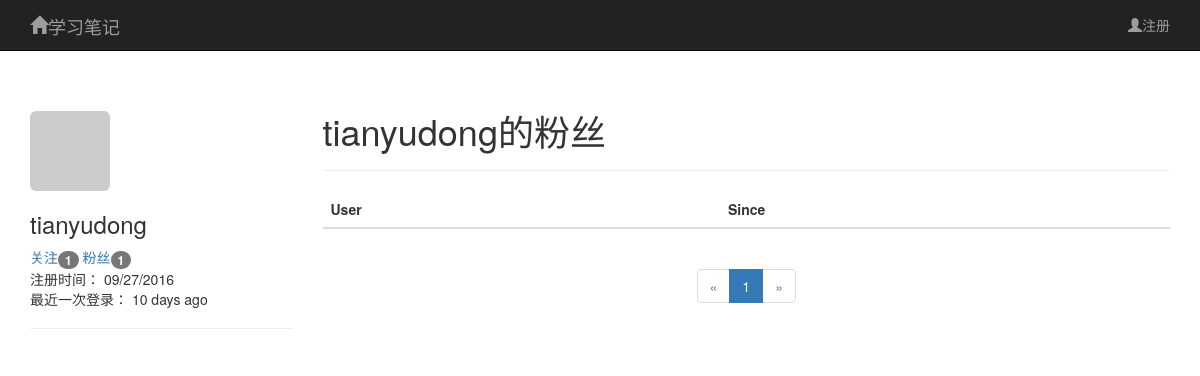
Page /followers/tianyudong/ on the committed database.
### app/models.py (models this page shows, shortened)
class User(UserMixin,db.Model):
    __tablename__='users'
    id=db.Column(db.Integer,primary_key=True)
    email=db.Column(db.String(64),unique=True,index=True)
    username=db.Column(db.String(64),unique=True,index=True)
    password_hash=db.Column(db.String(128))
    role_id=db.Column(db.Integer,db.ForeignKey('roles.id'))
    confirmed=db.Column(db.Boolean,default=False)
    name=db.Column(db.String(64))
    location=db.Column(db.String(64))
    about_me=db.Column(db.Text())
    member_since=db.Column(db.DateTime(),default=datetime.utcnow)
    last_seen=db.Column(db.DateTime(),default=datetime.utcnow)
    avatar_hash=db.Column(db.String(32))
    posts=db.relationship('Post',backref='author',lazy='dynamic')
    followed=db.relationship('Follow',foreign_keys=[Follow.follower_id],
                             backref=db.backref('follower',lazy='joined',),
                             lazy='dynamic',cascade='all,delete-orphan')
    followers=db.relationship('Follow',foreign_keys=[Follow.followed_id],
                             backref=db.backref('followed',lazy='joined'),
                             lazy='dynamic',cascade='all,delete-orphan')
    comments=db.relationship('Comment',backref='author',lazy='dynamic')
    def gravatar(self,size=100,default='identicon',rating='g'):
        if request.is_secure:
            url='https://secure.gravatar.com/avatar'
        else:
            url='http://www.gravatar.com/avatar'
        hash=self.avatar_hash or hashlib.md5(self.email.encode('utf-8')).hexdigest()
        return '{url}/{hash}?s={size}&d={default}&r={rating}'.format(
            url=url,hash=hash,size=size,default=default,rating=rating)
    @property
    def password(self):
        raise AttributeError('密码或账户错误！')

### app/main/views.py (the view)
@main.route('/followers/<username>/')
def followers(username):
    user=User.query.filter_by(username=username).first()
    if user is None:
        flash('无效的用户')
        return redirect(url_for('main.index',username=current_user.username))
    page=request.args.get('page',1,type=int)
    pagination=user.followers.paginate(page,per_page=10,error_out=False)
    follows=[{'user':item.follower,'timestamp':item.timestamp} for item in pagination.items]
    return render_template('followers.html',user=user,endpoint='main.followers',
                            pagination=pagination,follows=follows)

### app/auth/views.py (called while the page is built)
@auth.before_app_request
def before_request():
    if current_user.is_authenticated:
        current_user.ping()
        if not current_user.confirmed \
                and request.endpoint[:5] !='auth.' \
                and request.endpoint !='static':
            return redirect(url_for('auth.unconfirmed'))

### app/main/__init__.py (called while the page is built)
@main.app_context_processor
def inject_permission():
    return dict(Permission=Permission)

### app/models.py (called while the page is built)
    def can(self,permissions):
        return False

    def is_administrator(self):
        return False

### app/templates/followers.html (shortened to what this page needs)
{% extends "base1.html" %}
{% import "_macros.html" as macros %}
{% block page_content1 %}
<div class="page-header">
    <img class="img-rounded profile-thumbnail2" src="{{ user.gravatar(size=169) }}">
    <h3>{{ user.username }}</h3>
    <a href="{{ url_for('main.followed_by',username=user.username) }}">
        关注<span class="badge">{{ user.followed.count() }}</span>
    </a>
    <a href="{{ url_for('main.followers',username=user.username) }}">
        粉丝<span class="badge">{{ user.followers.count() }}</span>
    </a>
    <p>
        注册时间： {{ moment(user.member_since).format('L') }}<br>
        最近一次登录： {{ moment(user.last_seen).fromNow() }}
    </p>
</div>
{% endblock %}
{% block page_content2 %}
<div class="page-header">
    <h1>{{ user.username }}的粉丝</h1>
</div>
<table class="table table-hover followers">
    <thead><tr><th>User</th><th>Since</th></tr></thead>
</table>
<div class="pagination">
    {{ macros.pagination_widget(pagination, endpoint, username = user.username) }}
</div>
{% endblock %}

### app/static/styles.css (style rules this page uses)
.profile-thumbnail2 { position: relative; }
div.pagination { width: 100%; text-align:center; padding: 0px; margin: 0px; }
.table.followers tr { border-bottom: 1px solid #e0e0e0; }

### rows in the picture
User: username "tianyudong", member_since "09/27/2016", last_seen "10 days ago"

### other values in the picture
{{ user.followed.count() }} "1"
{{ user.followers.count() }} "1"
{{ p }} "1"
